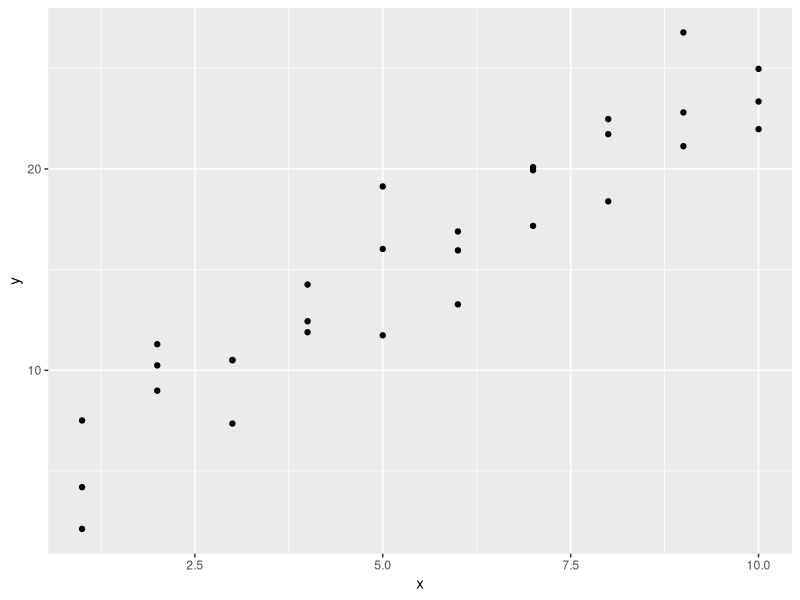
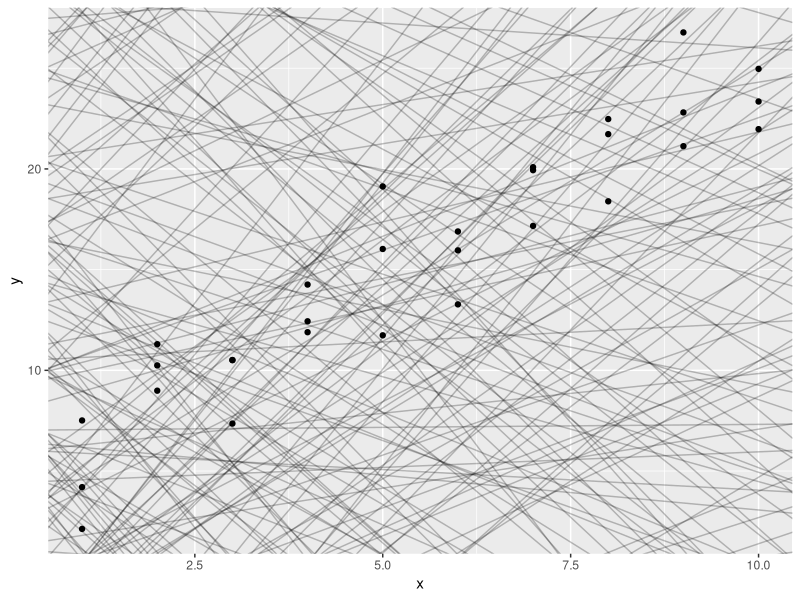
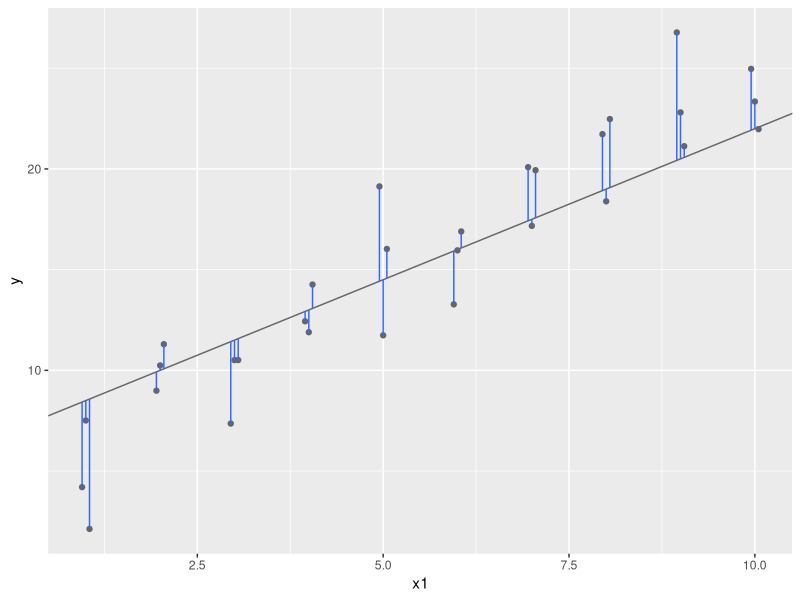
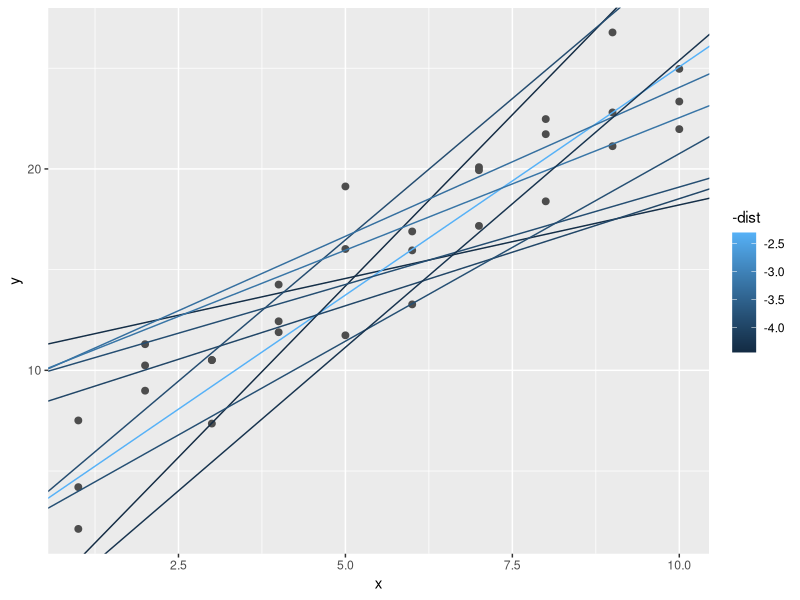
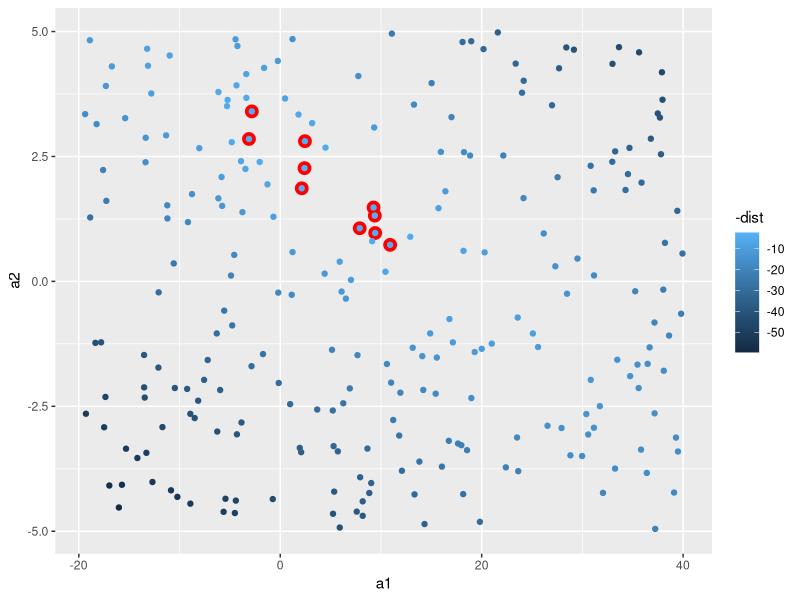
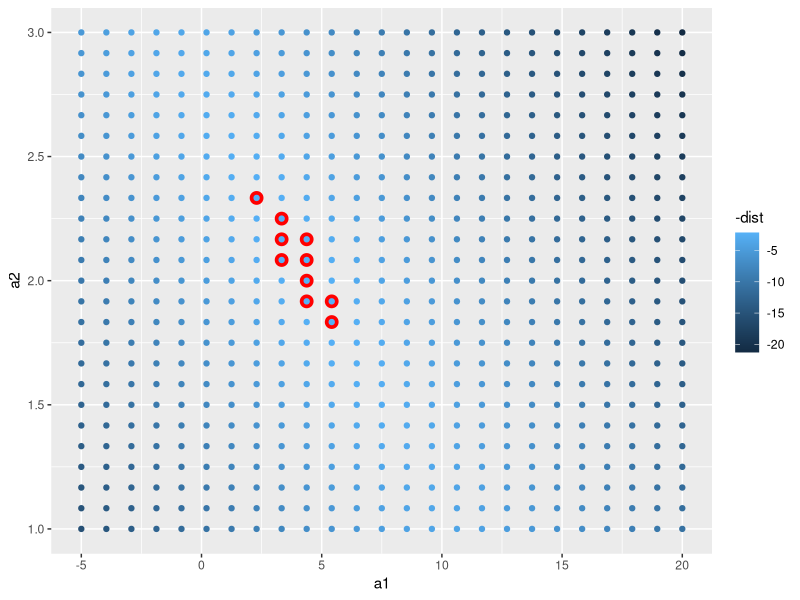
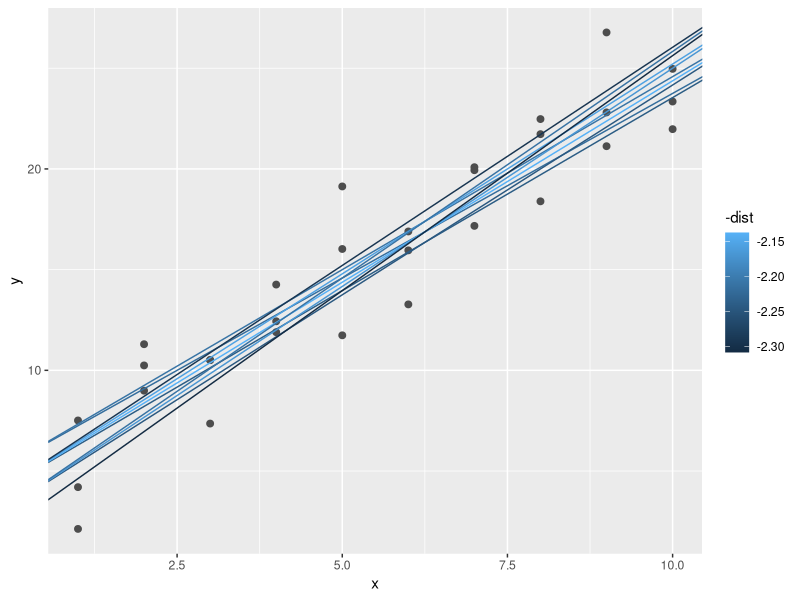
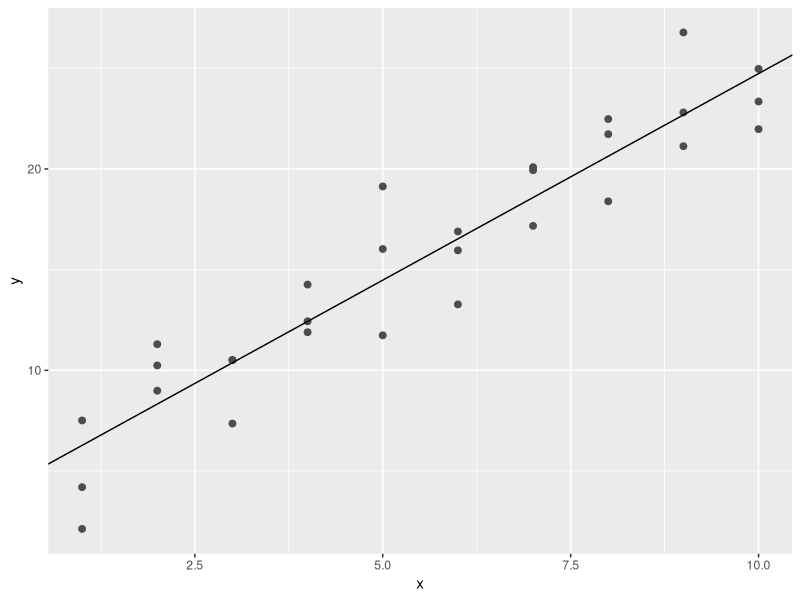

Write R code to recreate these figures, in order. (Note: this script raises an error after producing the figures.)
## ---- chunk 1
library(tidyverse)

library(modelr)
options(na.action = na.warn)
## ---- chunk 2
ggplot(sim1, aes(x, y)) + 
  geom_point()
## ---- chunk 3
models <- tibble(
  a1 = runif(250, -20, 40),
  a2 = runif(250, -5, 5)
)

ggplot(sim1, aes(x, y)) + 
  geom_abline(aes(intercept = a1, slope = a2), data = models, alpha = 1/4) +
  geom_point() 
## ---- chunk 4
dist1 <- sim1 |> 
  mutate(
    dodge = rep(c(-1, 0, 1) / 20, 10),
    x1 = x + dodge,
    pred = 7 + x1 * 1.5
  )

ggplot(dist1, aes(x1, y)) + 
  geom_abline(intercept = 7, slope = 1.5, colour = "grey40") +
  geom_point(colour = "grey40") +
  geom_linerange(aes(ymin = y, ymax = pred), colour = "#3366FF") 
## ---- chunk 5
model1 <- function(a, data) {
  a[1] + data$x * a[2]
}
model1(c(7, 1.5), sim1)
## ---- chunk 6
measure_distance <- function(mod, data) {
  diff <- data$y - model1(mod, data)
  sqrt(mean(diff ^ 2))
}
measure_distance(c(7, 1.5), sim1)
## ---- chunk 7
sim1_dist <- function(a1, a2) {
  measure_distance(c(a1, a2), sim1)
}

models <- models |> 
  mutate(dist = purrr::map2_dbl(a1, a2, sim1_dist))
models
## ---- chunk 8
ggplot(sim1, aes(x, y)) + 
  geom_point(size = 2, colour = "grey30") + 
  geom_abline(
    aes(intercept = a1, slope = a2, colour = -dist), 
    data = filter(models, rank(dist) <= 10)
  )
## ---- chunk 9
ggplot(models, aes(a1, a2)) +
  geom_point(data = filter(models, rank(dist) <= 10), size = 4, colour = "red") +
  geom_point(aes(colour = -dist))
## ---- chunk 10
grid <- expand.grid(
  a1 = seq(-5, 20, length = 25),
  a2 = seq(1, 3, length = 25)
  ) |> 
  mutate(dist = purrr::map2_dbl(a1, a2, sim1_dist))

grid |> 
  ggplot(aes(a1, a2)) +
  geom_point(data = filter(grid, rank(dist) <= 10), size = 4, colour = "red") +
  geom_point(aes(colour = -dist)) 
## ---- chunk 11
ggplot(sim1, aes(x, y)) + 
  geom_point(size = 2, colour = "grey30") + 
  geom_abline(
    aes(intercept = a1, slope = a2, colour = -dist), 
    data = filter(grid, rank(dist) <= 10)
  )
## ---- chunk 12
best <- optim(c(0, 0), measure_distance, data = sim1)
best$par

ggplot(sim1, aes(x, y)) + 
  geom_point(size = 2, colour = "grey30") + 
  geom_abline(intercept = best$par[1], slope = best$par[2])
## ---- chunk 13
sim1_mod <- lm(y ~ x, data = sim1)
coef(sim1_mod)
## ---- chunk 14
    sim1a <- tibble(
      x = rep(1:10, each = 3),
      y = x * 1.5 + 6 + rt(length(x), df = 2)
    )
## ---- chunk 15
    measure_distance <- function(mod, data) {
      diff <- data$y - model1(mod, data)
      mean(abs(diff))
    }
## ---- chunk 16
    model1 <- function(a, data) {
      a[1] + data$x * a[2] + a[3]
    }
## ---- chunk 17
grid <- sim1 |> 
  data_grid(x) 
grid
## ---- chunk 18
grid <- grid |> 
  add_predictions(sim1_mod) 
grid
## ---- chunk 19
ggplot(sim1, aes(x)) +
  geom_point(aes(y = y)) +
  geom_line(aes(y = pred), data = grid, colour = "red", size = 1)
## ---- chunk 20
sim1 <- sim1 |> 
  add_residuals(sim1_mod)
sim1
## ---- chunk 21
ggplot(sim1, aes(resid)) + 
  geom_freqpoly(binwidth = 0.5)
## ---- chunk 22
ggplot(sim1, aes(x, resid)) + 
  geom_ref_line(h = 0) +
  geom_point() 
## ---- chunk 23
df <- tribble(
  ~y, ~x1, ~x2,
  4, 2, 5,
  5, 1, 6
)
model_matrix(df, y ~ x1)
## ---- chunk 24
model_matrix(df, y ~ x1 - 1)
## ---- chunk 25
model_matrix(df, y ~ x1 + x2)
## ---- chunk 26
df <- tribble(
  ~ sex, ~ response,
  "male", 1,
  "female", 2,
  "male", 1
)
model_matrix(df, response ~ sex)
## ---- chunk 27
ggplot(sim2) + 
  geom_point(aes(x, y))
## ---- chunk 28
mod2 <- lm(y ~ x, data = sim2)

grid <- sim2 |> 
  data_grid(x) |> 
  add_predictions(mod2)
grid
## ---- chunk 29
ggplot(sim2, aes(x)) + 
  geom_point(aes(y = y)) +
  geom_point(data = grid, aes(y = pred), colour = "red", size = 4)
## ---- chunk 30
tibble(x = "e") |> 
  add_predictions(mod2)
## ---- chunk 31
ggplot(sim3, aes(x1, y)) + 
  geom_point(aes(colour = x2))
## ---- chunk 32
mod1 <- lm(y ~ x1 + x2, data = sim3)
mod2 <- lm(y ~ x1 * x2, data = sim3)
## ---- chunk 33
grid <- sim3 |> 
  data_grid(x1, x2) |> 
  gather_predictions(mod1, mod2)
grid
## ---- chunk 34
ggplot(sim3, aes(x1, y, colour = x2)) + 
  geom_point() + 
  geom_line(data = grid, aes(y = pred)) + 
  facet_wrap(~ model)
## ---- chunk 35
sim3 <- sim3 |> 
  gather_residuals(mod1, mod2)

ggplot(sim3, aes(x1, resid, colour = x2)) + 
  geom_point() + 
  facet_grid(model ~ x2)
## ---- chunk 36
mod1 <- lm(y ~ x1 + x2, data = sim4)
mod2 <- lm(y ~ x1 * x2, data = sim4)

grid <- sim4 |> 
  data_grid(
    x1 = seq_range(x1, 5), 
    x2 = seq_range(x2, 5) 
  ) |> 
  gather_predictions(mod1, mod2)
grid
## ---- chunk 37
    seq_range(c(0.0123, 0.923423), n = 5)
    seq_range(c(0.0123, 0.923423), n = 5, pretty = TRUE)
## ---- chunk 38
    x1 <- rcauchy(100)
    seq_range(x1, n = 5)
    seq_range(x1, n = 5, trim = 0.10)
    seq_range(x1, n = 5, trim = 0.25)
    seq_range(x1, n = 5, trim = 0.50)
## ---- chunk 39
    x2 <- c(0, 1)
    seq_range(x2, n = 5)
    seq_range(x2, n = 5, expand = 0.10)
    seq_range(x2, n = 5, expand = 0.25)
    seq_range(x2, n = 5, expand = 0.50)
## ---- chunk 40
ggplot(grid, aes(x1, x2)) + 
  geom_tile(aes(fill = pred)) + 
  facet_wrap(~ model)
## ---- chunk 41
ggplot(grid, aes(x1, pred, colour = x2, group = x2)) + 
  geom_line() +
  facet_wrap(~ model)
ggplot(grid, aes(x2, pred, colour = x1, group = x1)) + 
  geom_line() +
  facet_wrap(~ model)
## ---- chunk 42
df <- tribble(
  ~y, ~x,
   1,  1,
   2,  2, 
   3,  3
)
model_matrix(df, y ~ x^2 + x)
model_matrix(df, y ~ I(x^2) + x)
## ---- chunk 43
model_matrix(df, y ~ poly(x, 2))
## ---- chunk 44
library(splines)
model_matrix(df, y ~ ns(x, 2))
## ---- chunk 45
sim5 <- tibble(
  x = seq(0, 3.5 * pi, length = 50),
  y = 4 * sin(x) + rnorm(length(x))
)

ggplot(sim5, aes(x, y)) +
  geom_point()
## ---- chunk 46
mod1 <- lm(y ~ ns(x, 1), data = sim5)
mod2 <- lm(y ~ ns(x, 2), data = sim5)
mod3 <- lm(y ~ ns(x, 3), data = sim5)
mod4 <- lm(y ~ ns(x, 4), data = sim5)
mod5 <- lm(y ~ ns(x, 5), data = sim5)

grid <- sim5 |> 
  data_grid(x = seq_range(x, n = 50, expand = 0.1)) |> 
  gather_predictions(mod1, mod2, mod3, mod4, mod5, .pred = "y")

ggplot(sim5, aes(x, y)) + 
  geom_point() +
  geom_line(data = grid, colour = "red") +
  facet_wrap(~ model)
## ---- chunk 47
df <- tribble(
  ~x, ~y,
  1, 2.2,
  2, NA,
  3, 3.5,
  4, 8.3,
  NA, 10
)

mod <- lm(y ~ x, data = df)
## ---- chunk 48
mod <- lm(y ~ x, data = df, na.action = na.exclude)
## ---- chunk 49
nobs(mod)
